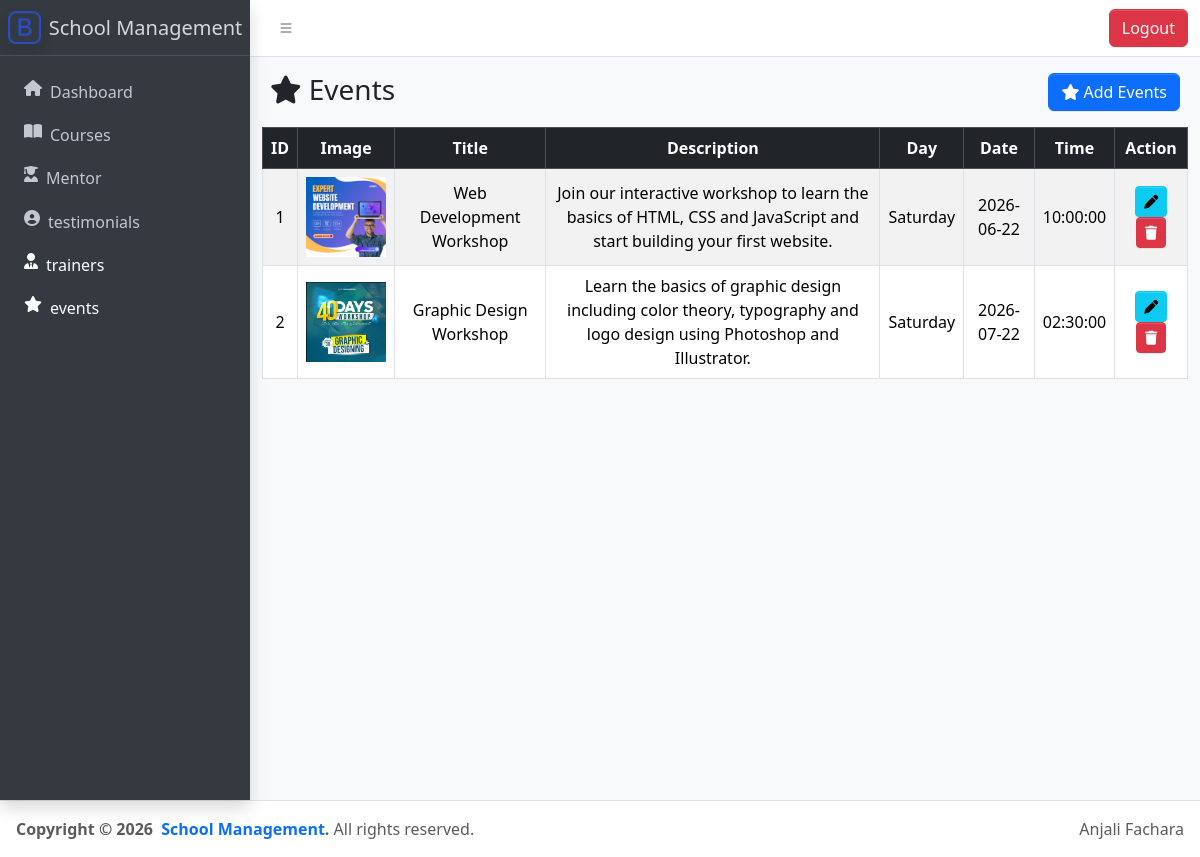
The app's page /backend/events_list.php with its own data.
### tables this page shows
CREATE TABLE `events` (
  `id` int(11) NOT NULL,
  `image` varchar(255) NOT NULL,
  `title` varchar(255) NOT NULL,
  `description` text NOT NULL,
  `events_day` varchar(50) NOT NULL,
  `events_date` date NOT NULL,
  `events_time` time NOT NULL
);

### backend/events_list.php (the view, shortened to what this page needs)
<?php
include('config.php');
?>
<!doctype html>
<html lang="en">
<head>
    <link rel="stylesheet" href="https://cdn.jsdelivr.net/npm/@fontsource/source-sans-3@5.0.12/index.css" />
    <link rel="stylesheet" href="https://cdn.jsdelivr.net/npm/overlayscrollbars@2.11.0/styles/overlayscrollbars.min.css" />
    <link rel="stylesheet" href="https://cdn.jsdelivr.net/npm/bootstrap-icons@1.13.1/font/bootstrap-icons.min.css" />
    <link rel="stylesheet" href="https://cdnjs.cloudflare.com/ajax/libs/font-awesome/6.5.1/css/all.min.css" />
    <link rel="stylesheet" href="css/adminlte.css" />
</head>
<body class="layout-fixed sidebar-expand-lg sidebar-open bg-body-tertiary">
    <div class="app-wrapper">
        <?php include('layout/header.php'); ?>
        <?php include('layout/sidebar.php'); ?>
        <main class="app-main">
            <div class="app-content-header">
                <div class="container-fluid">
                    <div class="row">
                        <div class="col-sm-6">
                            <h3 class="mb-0">
                            <i class="fa fa-star"></i> Events
                            </h3>
                        </div>
                        <div class="col-sm-6 text-end">
                            <a href="Events_add.php" class="btn btn-primary">
                                <i class="fa fa-star"></i>  Add Events
                            </a>
                        </div>
                    </div>
                </div>
            </div>
            <div class="container-fluid ">
                <table class="table table-bordered table-striped text-center align-middle">
                    <thead class="table-dark">
                        <tr>
                            <th>ID</th>
                            <th>Image</th>
                            <th>Title</th>
                            <th>Description</th>
                            <th>Day</th>
                            <th>Date</th>
                            <th>Time</th>
                            <th>Action</th>
                        </tr>
                    </thead>
                    <tbody>
                        <?php
                        $query = "SELECT * FROM events ";
                        $result = mysqli_query($conn, $query);
                        if (mysqli_num_rows($result) > 0) {
                            while ($row = mysqli_fetch_assoc($result)) {
                        ?>
                                <tr>
                                    <td><?= $row['id']; ?></td>
                                    <td>
                                        <img src="assets/uploads/events/<?= $row['image']; ?>" width="80">
                                    </td>
                                    <td><?= $row['title']; ?></td>
                                    <td><?= $row['description']; ?></td>
                                    <td><?= $row['events_day']; ?></td>
                                    <td><?= $row['events_date']; ?></td>
                                    <td><?= $row['events_time']; ?></td>
                                    <td>
                                        <a href="events_edit.php?id=<?= $row['id']; ?>"
                                            class="btn btn-info btn-sm">
                                            <i class="fa-solid fa-pen"></i>
                                        </a>
                                        <form action="events_delete.php"
                                            method="POST"
                                            style="display:inline-block;"
                                            onsubmit="return confirm('Are you sure?');">
                                            <button type="submit" class="btn btn-danger btn-sm">
                                                <i class="fa-solid fa-trash"></i>
                                            </button>
                                        </form>
                                    </td>
                                </tr>
                            <?php
                            }
                        } else {
                            ?>
                            <tr>
                                <td colspan="6">No Records Found</td>
                            </tr>
                        <?php } ?>
                    </tbody>
                </table>
            </div>
        </main>
    </div>
    <?php include('layout/footer.php'); ?>
</body>
</html>

### records on screen
events: id "1", image (picture), title "Web Development Workshop", description "Join our interactive workshop to learn the basics of HTML, CSS and JavaScript and start building your first website.", events_day "Saturday", events_date "2026-06-22", events_time "10:00:00"
events: id "2", image (picture), title "Graphic Design Workshop", description "Learn the basics of graphic design including color theory, typography and logo design using Photoshop and Illustrator.", events_day "Saturday", events_date "2026-07-22", events_time "02:30:00"
